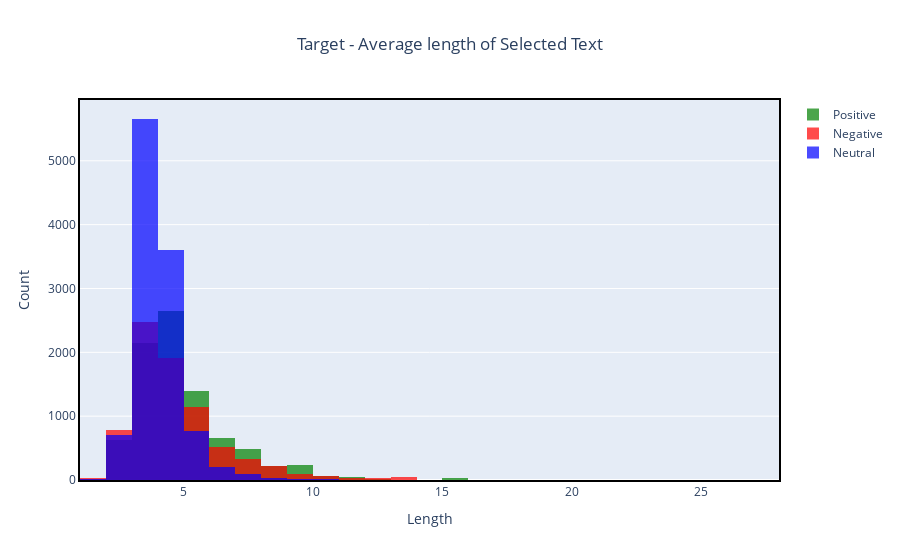

Write notebook code for a chart like this one.
### Code cell
fig = go.Figure()
fig.add_trace(go.Histogram(x=tweet_train[tweet_train['sentiment']=='positive']['target_Average_wordlength'], xbins=dict(
        start=1,
        end=30,
        size=1
    ),name="Positive",marker_color='green'))
fig.add_trace(go.Histogram(x=tweet_train[tweet_train['sentiment']=='negative']['target_Average_wordlength'], xbins=dict(
        start=1,
        end=30,
        size=1
    ),name="Negative",marker_color='red'))
fig.add_trace(go.Histogram(x=tweet_train[tweet_train['sentiment']=='neutral']['target_Average_wordlength'], xbins=dict(
        start=1,
        end=30,
        size=1
    ),name="Neutral",marker_color='blue'))

# Overlay both histograms
fig.update_xaxes(showline=True, linewidth=2, linecolor='black', mirror=True)
fig.update_yaxes(showline=True, linewidth=2, linecolor='black', mirror=True)
fig.update_layout(
    title_text='Target - Average length of Selected Text', # title of plot
    xaxis_title_text='Length', # xaxis label
    yaxis_title_text='Count', # yaxis label
    title_x=0.5,
    barmode='overlay'
)

# Reduce opacity to see both histograms
fig.update_traces(opacity=0.70)
fig.show()

### Figure 1 — Plotly figure (JSON) as saved in the notebook; plotly's stock layout.template omitted (floating-point values rounded to 4 significant figures; data arrays with more than 128 entries replaced by an {"elided": "..."} marker saying what was removed)
{"data": [{"marker": {"color": "green"}, "name": "Positive", "opacity": 0.7, "type": "histogram", "x": {"elided": "8582 float values"}, "xbins": {"end": 30, "size": 1, "start": 1}}, {"marker": {"color": "red"}, "name": "Negative", "opacity": 0.7, "type": "histogram", "x": {"elided": "7781 float values"}, "xbins": {"end": 30, "size": 1, "start": 1}}, {"marker": {"color": "blue"}, "name": "Neutral", "opacity": 0.7, "type": "histogram", "x": {"elided": "11117 float values"}, "xbins": {"end": 30, "size": 1, "start": 1}}], "layout": {"barmode": "overlay", "title": {"text": "Target - Average length of Selected Text", "x": 0.5}, "xaxis": {"linecolor": "black", "linewidth": 2, "mirror": true, "showline": true, "title": {"text": "Length"}}, "yaxis": {"linecolor": "black", "linewidth": 2, "mirror": true, "showline": true, "title": {"text": "Count"}}}}
